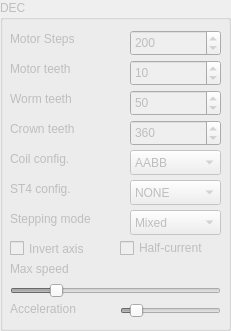
    <widget class="QGroupBox" name="DEC">
     <property name="enabled">
      <bool>false</bool>
     </property>
     <property name="geometry">
      <rect>
       <x>250</x>
       <y>30</y>
       <width>231</width>
       <height>331</height>
      </rect>
     </property>
     <property name="title">
      <string>DEC</string>
     </property>
     <widget class="QSpinBox" name="MotorSteps_1">
      <property name="geometry">
       <rect>
        <x>130</x>
        <y>30</y>
        <width>91</width>
        <height>26</height>
       </rect>
      </property>
      <property name="minimum">
       <number>1</number>
      </property>
      <property name="maximum">
       <number>16777215</number>
      </property>
      <property name="value">
       <number>200</number>
      </property>
     </widget>
     <widget class="QSpinBox" name="Worm_1">
      <property name="geometry">
       <rect>
        <x>130</x>
        <y>90</y>
        <width>91</width>
        <height>26</height>
       </rect>
      </property>
      <property name="minimum">
       <number>1</number>
      </property>
      <property name="maximum">
       <number>16777215</number>
      </property>
      <property name="value">
       <number>50</number>
      </property>
     </widget>
     <widget class="QSpinBox" name="Crown_1">
      <property name="geometry">
       <rect>
        <x>130</x>
        <y>120</y>
        <width>91</width>
        <height>26</height>
       </rect>
      </property>
      <property name="minimum">
       <number>1</number>
      </property>
      <property name="maximum">
       <number>16777215</number>
      </property>
      <property name="value">
       <number>360</number>
      </property>
     </widget>
     <widget class="QLabel" name="label_3">
      <property name="geometry">
       <rect>
        <x>10</x>
        <y>30</y>
        <width>111</width>
        <height>17</height>
       </rect>
      </property>
      <property name="text">
       <string>Motor Steps</string>
      </property>
     </widget>
     <widget class="QLabel" name="label_10">
      <property name="geometry">
       <rect>
        <x>10</x>
        <y>90</y>
        <width>111</width>
        <height>17</height>
       </rect>
      </property>
      <property name="text">
       <string>Worm teeth</string>
      </property>
     </widget>
     <widget class="QLabel" name="label_11">
      <property name="geometry">
       <rect>
        <x>10</x>
        <y>120</y>
        <width>111</width>
        <height>17</height>
       </rect>
      </property>
      <property name="text">
       <string>Crown teeth</string>
      </property>
     </widget>
     <widget class="QComboBox" name="Coil_1">
      <property name="geometry">
       <rect>
        <x>130</x>
        <y>150</y>
        <width>91</width>
        <height>25</height>
       </rect>
      </property>
      <item>
       <property name="text">
        <string>AABB</string>
       </property>
      </item>
      <item>
       <property name="text">
        <string>ABAB</string>
       </property>
      </item>
      <item>
       <property name="text">
        <string>ABBA</string>
       </property>
      </item>
     </widget>
     <widget class="QLabel" name="label_13">
      <property name="geometry">
       <rect>
        <x>10</x>
        <y>150</y>
        <width>111</width>
        <height>17</height>
       </rect>
      </property>
      <property name="text">
       <string>Coil config.</string>
      </property>
     </widget>
     <widget class="QComboBox" name="GPIO_1">
      <property name="geometry">
       <rect>
        <x>130</x>
        <y>180</y>
        <width>91</width>
        <height>25</height>
       </rect>
      </property>
      <item>
       <property name="text">
        <string>NONE</string>
       </property>
      </item>
      <item>
       <property name="text">
        <string>ST4</string>
       </property>
      </item>
      <item>
       <property name="text">
        <string>DRIVER</string>
       </property>
      </item>
     </widget>
     <widget class="QLabel" name="label_14">
      <property name="geometry">
       <rect>
        <x>10</x>
        <y>180</y>
        <width>111</width>
        <height>17</height>
       </rect>
      </property>
      <property name="text">
       <string>ST4 config.</string>
      </property>
     </widget>
     <widget class="QSpinBox" name="Motor_1">
      <property name="geometry">
       <rect>
        <x>130</x>
        <y>60</y>
        <width>91</width>
        <height>26</height>
       </rect>
      </property>
      <property name="minimum">
       <number>1</number>
      </property>
      <property name="maximum">
       <number>16777215</number>
      </property>
      <property name="value">
       <number>10</number>
      </property>
     </widget>
     <widget class="QLabel" name="label_16">
      <property name="geometry">
       <rect>
        <x>10</x>
        <y>60</y>
        <width>111</width>
        <height>17</height>
       </rect>
      </property>
      <property name="text">
       <string>Motor teeth</string>
      </property>
     </widget>
     <widget class="QSlider" name="MaxSpeed_1">
      <property name="geometry">
       <rect>
        <x>10</x>
        <y>281</y>
        <width>211</width>
        <height>20</height>
       </rect>
      </property>
      <property name="minimum">
       <number>1</number>
      </property>
      <property name="maximum">
       <number>1000</number>
      </property>
      <property name="value">
       <number>200</number>
      </property>
      <property name="orientation">
       <enum>Qt::Horizontal</enum>
      </property>
      <property name="tickPosition">
       <enum>QSlider::NoTicks</enum>
      </property>
      <property name="tickInterval">
       <number>50</number>
      </property>
     </widget>
     <widget class="QSlider" name="Acceleration_1">
      <property name="geometry">
       <rect>
        <x>120</x>
        <y>300</y>
        <width>101</width>
        <height>21</height>
       </rect>
      </property>
      <property name="maximum">
       <number>100</number>
      </property>
      <property name="singleStep">
       <number>1</number>
      </property>
      <property name="value">
       <number>10</number>
      </property>
      <property name="orientation">
       <enum>Qt::Horizontal</enum>
      </property>
      <property name="tickPosition">
       <enum>QSlider::NoTicks</enum>
      </property>
      <property name="tickInterval">
       <number>8</number>
      </property>
     </widget>
     <widget class="QLabel" name="MaxSpeed_label_1">
      <property name="geometry">
       <rect>
        <x>10</x>
        <y>260</y>
        <width>201</width>
        <height>17</height>
       </rect>
      </property>
      <property name="text">
       <string>Max speed</string>
      </property>
     </widget>
     <widget class="QLabel" name="Acceleration_label_1">
      <property name="geometry">
       <rect>
        <x>10</x>
        <y>300</y>
        <width>111</width>
        <height>17</height>
       </rect>
      </property>
      <property name="text">
       <string>Acceleration</string>
      </property>
     </widget>
     <widget class="QCheckBox" name="Invert_1">
      <property name="geometry">
       <rect>
        <x>10</x>
        <y>238</y>
        <width>91</width>
        <height>21</height>
       </rect>
      </property>
      <property name="text">
       <string>Invert axis</string>
      </property>
     </widget>
     <widget class="QComboBox" name="SteppingMode_1">
      <property name="geometry">
       <rect>
        <x>130</x>
        <y>210</y>
        <width>91</width>
        <height>25</height>
       </rect>
      </property>
      <item>
       <property name="text">
        <string>Mixed</string>
       </property>
      </item>
      <item>
       <property name="text">
        <string>Microstep</string>
       </property>
      </item>
      <item>
       <property name="text">
        <string>Half-step</string>
       </property>
      </item>
     </widget>
     <widget class="QLabel" name="label_17">
      <property name="geometry">
       <rect>
        <x>10</x>
        <y>210</y>
        <width>111</width>
        <height>17</height>
       </rect>
      </property>
      <property name="text">
       <string>Stepping mode</string>
      </property>
     </widget>
     <widget class="QCheckBox" name="HalfCurrent_1">
      <property name="geometry">
       <rect>
        <x>120</x>
        <y>240</y>
        <width>101</width>
        <height>16</height>
       </rect>
      </property>
      <property name="text">
       <string>Half-current</string>
      </property>
     </widget>
    </widget>
